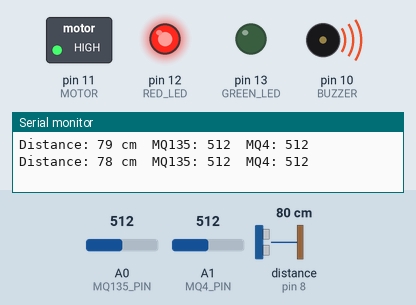
Recording of a sketch running on a simulated Arduino Uno, built with avr-gcc and run on an emulated ATmega328P. On the bench: switched loads named in the sketch (green lamp = pin HIGH), output pins drawn as LEDs (lit = HIGH), buzzer (waves = sounding, pin HIGH), the last lines printed to the serial monitor. Wiring (inferred from the names in the program): ultrasonic range finder: trigger pin 9; echo pin 8. The inputs (shaded band) are chosen by the test bench; at power-on: A1 (MQ4_PIN) = 512, A0 (MQ135_PIN) = 512, distance to the obstacle (sensor on pin 8) 80 cm. The echo pulse lasts 58.3 µs per cm; pins used as bus, display or sensor lines are not drawn.

Above: at 1.8 s.
1.9 s: A1 (MQ4_PIN) set to 309
3.4 s: A1 (MQ4_PIN) set to 290
At 5.2 s:
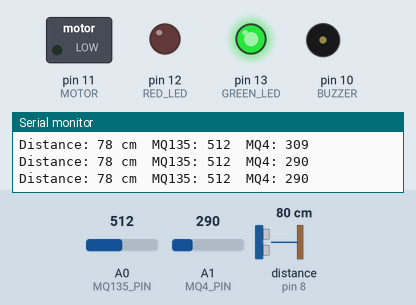
5.5 s: A0 (MQ135_PIN) set to 586
7.2 s: A0 (MQ135_PIN) set to 610
At 9.2 s:
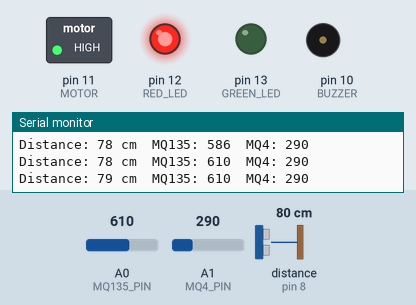
9.5 s: A0 (MQ135_PIN) set to 590
At 11.2 s:
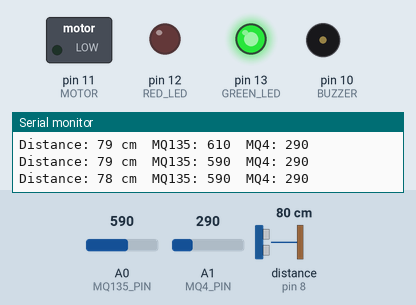
11.5 s: A0 (MQ135_PIN) set to 716
At 13.1 s:
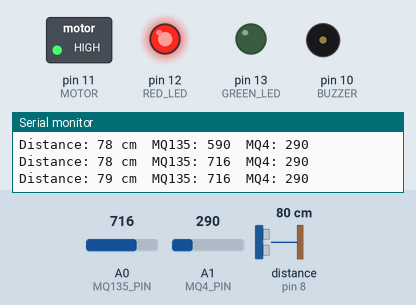
Timing chart, 0 to 14.5 s (numbered marks = the images above; inputs shaded):
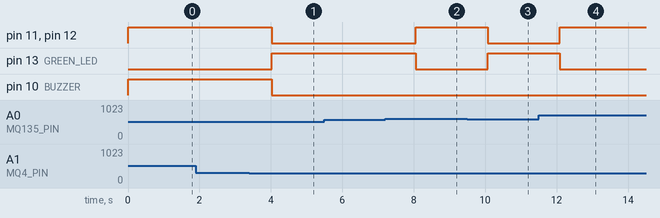

The sketch:

sketch_sep3b.ino
```cpp
// Pin Definitions
#define TRIG_PIN 9
#define ECHO_PIN 8
#define MQ135_PIN A0
#define MQ4_PIN A1
#define MOTOR 11
#define BUZZER 10
#define RED_LED 12
#define GREEN_LED 13

// Thresholds (adjust after calibration)
#define DISTANCE_THRESHOLD 0   // cm, for human presence
#define MQ135_THRESHOLD 600
#define MQ4_THRESHOLD  300

// Variables
long duration;
int distance;
int mq135Value;
int mq4Value;

void setup() {
  Serial.begin(9600);

  // Gas Sensors
  pinMode(MQ135_PIN, INPUT);
  pinMode(MQ4_PIN, INPUT);

  // Ultrasonic Sensor Pins
  pinMode(TRIG_PIN, OUTPUT);
  pinMode(ECHO_PIN, INPUT);

  // Outputs
  pinMode(MOTOR, OUTPUT);
  pinMode(BUZZER, OUTPUT);
  pinMode(RED_LED, OUTPUT);
  pinMode(GREEN_LED, OUTPUT);


  // Initialize outputs
  digitalWrite(TRIG_PIN, LOW);
  digitalWrite(MOTOR, LOW);
  digitalWrite(RED_LED, LOW);
  digitalWrite(GREEN_LED, LOW);
  digitalWrite(BUZZER, LOW);
}

void loop() {
  distance = getDistance();
  mq135Value = analogRead(MQ135_PIN);
  mq4Value = analogRead(MQ4_PIN);

  Serial.print("Distance: "); Serial.print(distance); Serial.print(" cm\t");
  Serial.print("MQ135: "); Serial.print(mq135Value); Serial.print("\t");
  Serial.print("MQ4: "); Serial.println(mq4Value);

  if (distance < DISTANCE_THRESHOLD) {
    // 🚻 Human present → do not clean
    digitalWrite(GREEN_LED,HIGH );
    digitalWrite(RED_LED, LOW);
    digitalWrite(MOTOR, LOW);
    digitalWrite(BUZZER, LOW);
  } else {
    // 🚫 No human → check gases
    digitalWrite(GREEN_LED, LOW);

    if (mq4Value > MQ4_THRESHOLD) {
      // ⚠ Abnormal gas detected → Buzzer ON
      digitalWrite(BUZZER, HIGH);
    } else {
      digitalWrite(BUZZER, LOW);
    }

    if (mq135Value > MQ135_THRESHOLD || mq4Value > MQ4_THRESHOLD) {
      // 🚿 Cleaning process → Motor ON, Red LED ON
      digitalWrite(MOTOR, HIGH);
      digitalWrite(RED_LED, HIGH);
    } else {
      // ✅ Safe → Green LED ON
      digitalWrite(MOTOR, LOW);
      digitalWrite(RED_LED, LOW);
      digitalWrite(GREEN_LED, HIGH);
      digitalWrite(BUZZER, LOW);
    }
  }

  delay(1000); // 1 second loop delay
}

// Function to read distance from HC-SR04
int getDistance() {
  digitalWrite(TRIG_PIN, LOW);
  delayMicroseconds(2);
  digitalWrite(TRIG_PIN, HIGH);
  delayMicroseconds(10);
  digitalWrite(TRIG_PIN, LOW);

  duration = pulseIn(ECHO_PIN, HIGH);
  int dist = duration * 0.034 / 2; // convert to cm
  return dist;
}
```

Measured:
- the behaviour switches between 301 and 300 on A1 (MQ4_PIN) (found by bisection; images 0 and 1)
- the behaviour switches between 600 and 601 on A0 (MQ135_PIN) (found by bisection; images 1 and 2)
- after the input at 3.4 s, pin 11 (MOTOR), pin 12 (RED_LED), pin 10 (BUZZER): HIGH → LOW after 0.63 s; pin 13 (GREEN_LED): LOW → HIGH after 0.63 s
- after the input at 7.2 s, pin 11 (MOTOR), pin 12 (RED_LED): LOW → HIGH after 0.85 s; pin 13 (GREEN_LED): HIGH → LOW after 0.85 s
- after the input at 9.5 s, pin 11 (MOTOR), pin 12 (RED_LED): HIGH → LOW after 0.57 s; pin 13 (GREEN_LED): LOW → HIGH after 0.57 s
- after the input at 11.5 s, pin 11 (MOTOR), pin 12 (RED_LED): LOW → HIGH after 0.58 s; pin 13 (GREEN_LED): HIGH → LOW after 0.58 s
